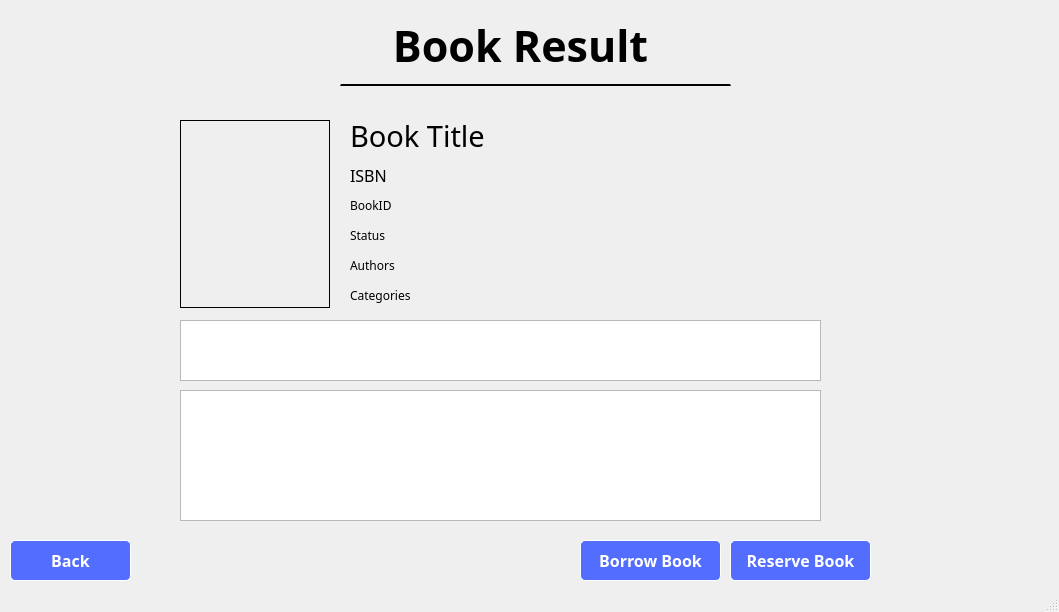
<?xml version="1.0" encoding="UTF-8"?>
<ui version="4.0">
 <class>MainWindow</class>
 <widget class="QMainWindow" name="MainWindow">
  <property name="geometry">
   <rect>
    <x>0</x>
    <y>0</y>
    <width>1059</width>
    <height>612</height>
   </rect>
  </property>
  <property name="windowTitle">
   <string>MainWindow</string>
  </property>
  <property name="styleSheet">
   <string notr="true"/>
  </property>
  <widget class="QWidget" name="centralwidget">
   <widget class="QLabel" name="label_3">
    <property name="geometry">
     <rect>
      <x>360</x>
      <y>10</y>
      <width>321</width>
      <height>71</height>
     </rect>
    </property>
    <property name="font">
     <font>
      <family>Raleway</family>
      <pointsize>32</pointsize>
      <weight>75</weight>
      <italic>false</italic>
      <bold>true</bold>
     </font>
    </property>
    <property name="text">
     <string>Book Result</string>
    </property>
    <property name="alignment">
     <set>Qt::AlignCenter</set>
    </property>
   </widget>
   <widget class="QLabel" name="bookResult_heroImage">
    <property name="geometry">
     <rect>
      <x>0</x>
      <y>0</y>
      <width>1061</width>
      <height>600</height>
     </rect>
    </property>
    <property name="styleSheet">
     <string notr="true">background-image: url(:/Assets/assets/BookResults.png);</string>
    </property>
    <property name="text">
     <string/>
    </property>
   </widget>
   <widget class="QLabel" name="bookResult_bookImage">
    <property name="geometry">
     <rect>
      <x>180</x>
      <y>120</y>
      <width>150</width>
      <height>188</height>
     </rect>
    </property>
    <property name="styleSheet">
     <string notr="true">border: 1px solid #000;</string>
    </property>
    <property name="text">
     <string/>
    </property>
   </widget>
   <widget class="QPushButton" name="search_searchBtn">
    <property name="geometry">
     <rect>
      <x>10</x>
      <y>540</y>
      <width>121</width>
      <height>41</height>
     </rect>
    </property>
    <property name="font">
     <font>
      <family>Raleway</family>
      <pointsize>12</pointsize>
      <weight>75</weight>
      <bold>true</bold>
     </font>
    </property>
    <property name="styleSheet">
     <string notr="true">border: 1px solid white;
border-radius: 5px;
color: white;
background-color:  #536DFE;
box-shadow: 5px 10px #888888;

</string>
    </property>
    <property name="text">
     <string>Back</string>
    </property>
   </widget>
   <widget class="QLabel" name="bookResult_bookTitle">
    <property name="geometry">
     <rect>
      <x>350</x>
      <y>100</y>
      <width>471</width>
      <height>71</height>
     </rect>
    </property>
    <property name="font">
     <font>
      <family>Raleway Light</family>
      <pointsize>22</pointsize>
      <weight>50</weight>
      <italic>false</italic>
      <bold>false</bold>
     </font>
    </property>
    <property name="text">
     <string>Book Title</string>
    </property>
    <property name="alignment">
     <set>Qt::AlignLeading|Qt::AlignLeft|Qt::AlignVCenter</set>
    </property>
   </widget>
   <widget class="Line" name="line">
    <property name="geometry">
     <rect>
      <x>340</x>
      <y>70</y>
      <width>391</width>
      <height>16</height>
     </rect>
    </property>
    <property name="autoFillBackground">
     <bool>false</bool>
    </property>
    <property name="styleSheet">
     <string notr="true">background: transparent;
border-bottom: 2px solid black;</string>
    </property>
    <property name="orientation">
     <enum>Qt::Horizontal</enum>
    </property>
   </widget>
   <widget class="QLabel" name="book_isbn">
    <property name="geometry">
     <rect>
      <x>350</x>
      <y>160</y>
      <width>471</width>
      <height>31</height>
     </rect>
    </property>
    <property name="font">
     <font>
      <family>Raleway Light</family>
      <pointsize>12</pointsize>
      <weight>50</weight>
      <italic>false</italic>
      <bold>false</bold>
     </font>
    </property>
    <property name="text">
     <string>ISBN</string>
    </property>
    <property name="alignment">
     <set>Qt::AlignLeading|Qt::AlignLeft|Qt::AlignVCenter</set>
    </property>
   </widget>
   <widget class="QLabel" name="bookResult_bookID">
    <property name="geometry">
     <rect>
      <x>350</x>
      <y>190</y>
      <width>471</width>
      <height>31</height>
     </rect>
    </property>
    <property name="font">
     <font>
      <family>Raleway Light</family>
      <pointsize>9</pointsize>
      <weight>50</weight>
      <italic>false</italic>
      <bold>false</bold>
     </font>
    </property>
    <property name="text">
     <string>BookID</string>
    </property>
    <property name="alignment">
     <set>Qt::AlignLeading|Qt::AlignLeft|Qt::AlignVCenter</set>
    </property>
   </widget>
   <widget class="QLabel" name="bookResult_status">
    <property name="geometry">
     <rect>
      <x>350</x>
      <y>220</y>
      <width>471</width>
      <height>31</height>
     </rect>
    </property>
    <property name="font">
     <font>
      <family>Raleway Light</family>
      <pointsize>9</pointsize>
      <weight>50</weight>
      <italic>false</italic>
      <bold>false</bold>
     </font>
    </property>
    <property name="text">
     <string>Status</string>
    </property>
    <property name="alignment">
     <set>Qt::AlignLeading|Qt::AlignLeft|Qt::AlignVCenter</set>
    </property>
   </widget>
   <widget class="QPushButton" name="reserveBookBtn">
    <property name="geometry">
     <rect>
      <x>730</x>
      <y>540</y>
      <width>141</width>
      <height>41</height>
     </rect>
    </property>
    <property name="font">
     <font>
      <family>Raleway</family>
      <pointsize>12</pointsize>
      <weight>75</weight>
      <bold>true</bold>
     </font>
    </property>
    <property name="styleSheet">
     <string notr="true">border: 1px solid white;
border-radius: 5px;
color: white;
background-color:  #536DFE;
box-shadow: 5px 10px #888888;

</string>
    </property>
    <property name="text">
     <string>Reserve Book</string>
    </property>
   </widget>
   <widget class="QPushButton" name="borrowBookBtn">
    <property name="geometry">
     <rect>
      <x>580</x>
      <y>540</y>
      <width>141</width>
      <height>41</height>
     </rect>
    </property>
    <property name="font">
     <font>
      <family>Raleway</family>
      <pointsize>12</pointsize>
      <weight>75</weight>
      <bold>true</bold>
     </font>
    </property>
    <property name="styleSheet">
     <string notr="true">border: 1px solid white;
border-radius: 5px;
color: white;
background-color:  #536DFE;
box-shadow: 5px 10px #888888;

</string>
    </property>
    <property name="text">
     <string>Borrow Book</string>
    </property>
   </widget>
   <widget class="QLabel" name="bookResult_category">
    <property name="geometry">
     <rect>
      <x>350</x>
      <y>280</y>
      <width>471</width>
      <height>31</height>
     </rect>
    </property>
    <property name="font">
     <font>
      <family>Raleway Light</family>
      <pointsize>9</pointsize>
      <weight>50</weight>
      <italic>false</italic>
      <bold>false</bold>
     </font>
    </property>
    <property name="text">
     <string>Categories</string>
    </property>
    <property name="alignment">
     <set>Qt::AlignLeading|Qt::AlignLeft|Qt::AlignVCenter</set>
    </property>
   </widget>
   <widget class="QLabel" name="bookResult_authors">
    <property name="geometry">
     <rect>
      <x>350</x>
      <y>250</y>
      <width>471</width>
      <height>31</height>
     </rect>
    </property>
    <property name="font">
     <font>
      <family>Raleway Light</family>
      <pointsize>9</pointsize>
      <weight>50</weight>
      <italic>false</italic>
      <bold>false</bold>
     </font>
    </property>
    <property name="text">
     <string>Authors</string>
    </property>
    <property name="alignment">
     <set>Qt::AlignLeading|Qt::AlignLeft|Qt::AlignVCenter</set>
    </property>
   </widget>
   <widget class="QTextEdit" name="Short">
    <property name="geometry">
     <rect>
      <x>180</x>
      <y>320</y>
      <width>641</width>
      <height>61</height>
     </rect>
    </property>
    <property name="font">
     <font>
      <family>Raleway Medium</family>
     </font>
    </property>
    <property name="html">
     <string>&lt;!DOCTYPE HTML PUBLIC &quot;-//W3C//DTD HTML 4.0//EN&quot; &quot;http://www.w3.org/TR/REC-html40/strict.dtd&quot;&gt;
&lt;html&gt;&lt;head&gt;&lt;meta name=&quot;qrichtext&quot; content=&quot;1&quot; /&gt;&lt;style type=&quot;text/css&quot;&gt;
p, li { white-space: pre-wrap; }
&lt;/style&gt;&lt;/head&gt;&lt;body style=&quot; font-family:'Raleway Medium'; font-size:8.25pt; font-weight:400; font-style:normal;&quot;&gt;
&lt;p style=&quot;-qt-paragraph-type:empty; margin-top:0px; margin-bottom:0px; margin-left:0px; margin-right:0px; -qt-block-indent:0; text-indent:0px;&quot;&gt;&lt;br /&gt;&lt;/p&gt;&lt;/body&gt;&lt;/html&gt;</string>
    </property>
   </widget>
   <widget class="QTextEdit" name="Long">
    <property name="geometry">
     <rect>
      <x>180</x>
      <y>390</y>
      <width>641</width>
      <height>131</height>
     </rect>
    </property>
    <property name="font">
     <font>
      <family>Raleway Medium</family>
     </font>
    </property>
    <property name="html">
     <string>&lt;!DOCTYPE HTML PUBLIC &quot;-//W3C//DTD HTML 4.0//EN&quot; &quot;http://www.w3.org/TR/REC-html40/strict.dtd&quot;&gt;
&lt;html&gt;&lt;head&gt;&lt;meta name=&quot;qrichtext&quot; content=&quot;1&quot; /&gt;&lt;style type=&quot;text/css&quot;&gt;
p, li { white-space: pre-wrap; }
&lt;/style&gt;&lt;/head&gt;&lt;body style=&quot; font-family:'Raleway Medium'; font-size:8.25pt; font-weight:400; font-style:normal;&quot;&gt;
&lt;p style=&quot;-qt-paragraph-type:empty; margin-top:0px; margin-bottom:0px; margin-left:0px; margin-right:0px; -qt-block-indent:0; text-indent:0px;&quot;&gt;&lt;br /&gt;&lt;/p&gt;&lt;/body&gt;&lt;/html&gt;</string>
    </property>
   </widget>
   <zorder>bookResult_heroImage</zorder>
   <zorder>label_3</zorder>
   <zorder>bookResult_bookImage</zorder>
   <zorder>search_searchBtn</zorder>
   <zorder>bookResult_bookTitle</zorder>
   <zorder>line</zorder>
   <zorder>book_isbn</zorder>
   <zorder>bookResult_bookID</zorder>
   <zorder>bookResult_status</zorder>
   <zorder>reserveBookBtn</zorder>
   <zorder>borrowBookBtn</zorder>
   <zorder>bookResult_category</zorder>
   <zorder>bookResult_authors</zorder>
   <zorder>Short</zorder>
   <zorder>Long</zorder>
  </widget>
  <widget class="QStatusBar" name="statusbar"/>
 </widget>
 <resources>
  <include location="background_image.qrc"/>
 </resources>
 <connections/>
</ui>
